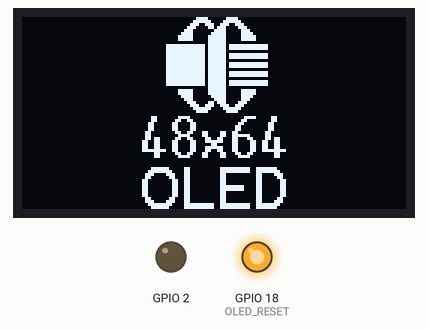
Simulated run of this sketch. Board: ESP32. Shown: 128×64 one-colour display, output pins drawn as LEDs (lit = HIGH). Wiring (inferred from the names in the program): SSD1306 OLED at I2C address 0x3C.

Above: at 0.5 s.
At 7.4 s:
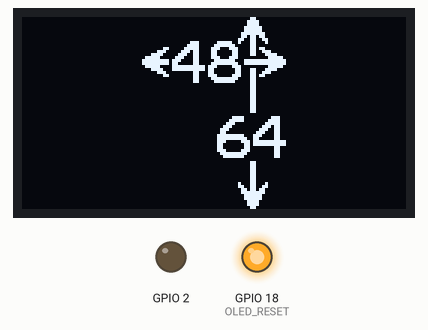
At 15.9 s:
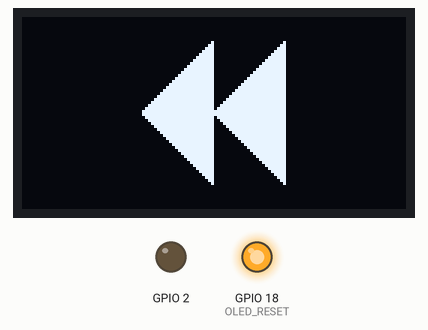
At 37.4 s:
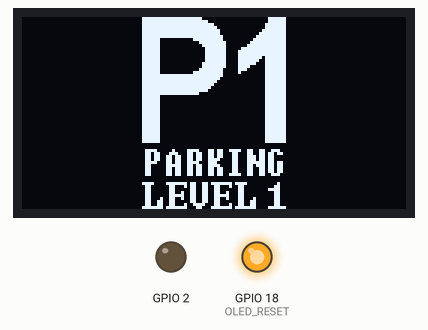
Timing chart, 0 to 38.9 s (numbered marks = the images above):
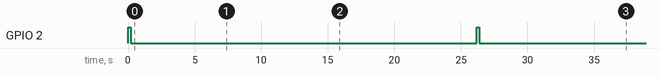

The sketch:

small_oled.ino
```cpp
#include <Wire.h>
#include "bitmaps.h"
//============================================================================
/*Connections:

   ESP32 => OLED
 GPIO 22 / SCL => D0 (add ~5K pullup)
 GPIO 21 / SDA => D1 and D2 (add ~5K pullup)
 GPIO 18 => *RESET
 GND => D/C (Sets I2C address)
   GND => BS0 (Selects I2C)
   3.3v => BS1 (Selects I2C)
  3.3v => VBAT
  3.3v => VDD
*/
//============================================================================
#define OLED_RESET 18
#define CLR_RESET (digitalWrite(OLED_RESET, LOW))
#define SET_RESET (digitalWrite(OLED_RESET, HIGH))
//============================================================================
#define NUMBER_OF_SCREENS (17)
#define GEAR_START_SCREEN (9)
const SCREEN_IMAGE *const screens[NUMBER_OF_SCREENS] PROGMEM=
  {
  &Logo_1_4864,
  &Logo_2_4864,
  &Logo_3_4864,
  &Dimensions_4864,
  &Up_Arrow_4864,
  &Parking_4864,
  &Down_Arrow_4864,
  &FWD_4864,
  &REW_4864,
  &Gear_0_4864,
  &Gear_1_4864,
  &Gear_2_4864,
  &Gear_3_4864,
  &Gear_4_4864,
  &Gear_5_4864,
  &Gear_6_4864,
  &Gear_7_4864
  };
//============================================================================
void I2C_sendCommand(uint8_t payload)
  {
  Wire.beginTransmission(0x3C); //send start & Slave address
  Wire.write(0x00);		        //Control Byte - Command
  Wire.write(payload);	        //payload
  Wire.endTransmission();
  }
//============================================================================
void I2C_sendData(uint8_t payload)
  {
  Wire.beginTransmission(0x3C);	//send start & Slave address
  Wire.write(0xC0);		        //Control Byte - Data (non-continued)
  Wire.write(payload);          //payload
  Wire.endTransmission();
  }
//============================================================================
#define SSD1306B_00_SET_LOWER_COLUMN_ADDRESS_BIT (0x00)
#define SSD1306B_10_SET_UPPER_COLUMN_ADDRESS_BIT (0x10)
#define SSD1306B_B0_SET_PAGE_START_ADDRESS_BIT   (0xB0)
#define SSD1306B_DCDC_CONFIG_PREFIX_8D           (0x8D)
#define SSD1306B_DCDC_CONFIG_7p5v_14             (0x14)
#define SSD1306B_DCDC_CONFIG_6p0v_15             (0x15)
#define SSD1306B_DCDC_CONFIG_8p5v_94             (0x94)
#define SSD1306B_DCDC_CONFIG_9p0v_95             (0x95)
#define SSD1306B_DISPLAY_OFF_YES_SLEEP_AE        (0xAE)
#define SSD1306B_DISPLAY_ON_NO_SLEEP_AF          (0xAF)
#define SSD1306B_CLOCK_DIVIDE_PREFIX_D5          (0xD5)
#define SSD1306B_MULTIPLEX_RATIO_PREFIX_A8       (0xA8)
#define SSD1306B_DISPLAY_OFFSET_PREFIX_D3        (0xD3)
#define SSD1306B_DISPLAY_START_LINE_40           (0x40)
#define SSD1306B_SEG0_IS_COL_0_A0                (0xA0)
#define SSD1306B_SEG0_IS_COL_127_A1              (0xA1)
#define SSD1306B_SCAN_DIR_UP_C0                  (0xC0)
#define SSD1306B_SCAN_DIR_DOWN_C8                (0xC8)
#define SSD1306B_COM_CONFIG_PREFIX_DA            (0xDA)
#define SSD1306B_COM_CONFIG_SEQUENTIAL_LEFT_02   (0x02)
#define SSD1306B_COM_CONFIG_ALTERNATE_LEFT_12    (0x12)
#define SSD1306B_COM_CONFIG_SEQUENTIAL_RIGHT_22  (0x22)
#define SSD1306B_COM_CONFIG_ALTERNATE_RIGHT_32   (0x32)
#define SSD1306B_CONTRAST_PREFIX_81              (0x81)
#define SSD1306B_PRECHARGE_PERIOD_PREFIX_D9      (0xD9)
#define SSD1306B_VCOMH_DESELECT_PREFIX_DB        (0xDB)
#define SSD1306B_VCOMH_DESELECT_0p65xVCC_00      (0x00)
#define SSD1306B_VCOMH_DESELECT_0p71xVCC_10      (0x10)
#define SSD1306B_VCOMH_DESELECT_0p77xVCC_20      (0x20)
#define SSD1306B_VCOMH_DESELECT_0p83xVCC_30      (0x30)
#define SSD1306B_ENTIRE_DISPLAY_FORCE_ON_A5      (0xA5)
#define SSD1306B_ENTIRE_DISPLAY_NORMAL_A4        (0xA4)
#define SSD1306B_INVERSION_NORMAL_A6             (0xA6)
#define SSD1306B_INVERSION_INVERTED_A7           (0xA7)
//============================================================================
void Set_Address(uint8_t column, uint8_t page)
  {
  //Set column-lower nibble
  I2C_sendCommand(SSD1306B_00_SET_LOWER_COLUMN_ADDRESS_BIT|(column&0x0F));
  //Set column-upper nibble
  I2C_sendCommand(SSD1306B_10_SET_UPPER_COLUMN_ADDRESS_BIT|((column>>4)&0x0F));
  //Set page address, limiting from 0 to 7
  I2C_sendCommand(SSD1306B_B0_SET_PAGE_START_ADDRESS_BIT|(page&0x0F));
  }
//============================================================================
void show_48_x_64_bitmap(const SCREEN_IMAGE *OLED_image)
  {
  // ~ 16.26 mS normal I2C_sendData() calls are ~45 mS
  uint8_t
    column;
  uint8_t
    row;

  for(row=0;row<8;row++)
    {
    //Display is offest by 40 columns
    //(only 48 used of a possible 128, 40 discarded each side)
    Set_Address(40,row);
    //Arduino TWI Library is max 32 bytes by default.
    //Break into a right and left half.
    //Left Half
    Wire.beginTransmission(0x3C);  //send start & Slave address
    Wire.write(0x40);   //Control Byte - Data (continued)
    for(column=0;column<24;column++)
      {
      //Read this byte from the program memory / flash
      Wire.write(pgm_read_byte( &(OLED_image  ->bitmap_data[row][column]) ));
      }
    //Right Half
    Wire.endTransmission();
    Wire.beginTransmission(0x3C);  //send start & Slave address
    Wire.write(0x40);   //Control Byte - Data (continued)
    for(column=24;column<48;column++)
      {
      //Read this byte from the program memory / flash
      Wire.write(pgm_read_byte( &(OLED_image  ->bitmap_data[row][column]) ));
      }
    Wire.endTransmission();
    }
  }
//============================================================================
void Initialize_CFAL4864A(void)
  {
  //Thump the reset.
  delay(1);
  CLR_RESET;
  delay(1);
  SET_RESET;
  delay(1);

  //Set the display to sleep mode for the rest of the init.
  I2C_sendCommand(SSD1306B_DISPLAY_OFF_YES_SLEEP_AE);

  //Set the clock speed, nominal ~105FPS
  //Low nibble is divide ratio
  //High level is oscillator frequency
  I2C_sendCommand(SSD1306B_CLOCK_DIVIDE_PREFIX_D5);
  I2C_sendCommand(0x80);//177Hz measured

  //Set the multiplex ratio to 1/64
  //Default is 0x3F (1/64 Duty), we need 0x3F (1/64 Duty)
  I2C_sendCommand(SSD1306B_MULTIPLEX_RATIO_PREFIX_A8);
  I2C_sendCommand(0x3F);

  //Set the display offset to 0 (default)
  I2C_sendCommand(SSD1306B_DISPLAY_OFFSET_PREFIX_D3);
  I2C_sendCommand(0x00);

  //Set the display RAM display start line to 0 (default)
  //Bits 0-5 can be set to 0-63 with a bitwise or
  I2C_sendCommand(SSD1306B_DISPLAY_START_LINE_40);

  //Enable DC/DC converter, 9.0v
  I2C_sendCommand(SSD1306B_DCDC_CONFIG_PREFIX_8D);
  I2C_sendCommand(SSD1306B_DCDC_CONFIG_9p0v_95);

  //Map the columns correctly for our OLED glass layout
  I2C_sendCommand(SSD1306B_SEG0_IS_COL_127_A1);

  //Set COM output scan correctly for our OLED glass layout
  I2C_sendCommand(SSD1306B_SCAN_DIR_DOWN_C8);

  //Set COM pins correctly for our OLED glass layout
  I2C_sendCommand(SSD1306B_COM_CONFIG_PREFIX_DA);
  I2C_sendCommand(SSD1306B_COM_CONFIG_ALTERNATE_LEFT_12);

  //Set Contrast Control / SEG Output Current / Iref
  I2C_sendCommand(SSD1306B_CONTRAST_PREFIX_81);
  I2C_sendCommand(0xFF);  //magic # from factory

  //Set precharge (low nibble) / discharge (high nibble) timing
  //precharge = 15 clocks
  //discharge = 15 clocks
  I2C_sendCommand(SSD1306B_PRECHARGE_PERIOD_PREFIX_D9); //Set Pre-Charge period
  I2C_sendCommand(0xFF);

  //Set VCOM Deselect Level
  I2C_sendCommand(SSD1306B_VCOMH_DESELECT_PREFIX_DB);
  I2C_sendCommand(SSD1306B_VCOMH_DESELECT_0p65xVCC_00);

  //Make sure Entire Display On is disabled (default)
  I2C_sendCommand(SSD1306B_ENTIRE_DISPLAY_NORMAL_A4);

  //Make sure display is not inverted (default)
  I2C_sendCommand(SSD1306B_INVERSION_NORMAL_A6);

  //Get out of sleep mode, into normal operation
  I2C_sendCommand(SSD1306B_DISPLAY_ON_NO_SLEEP_AF);
  }
//============================================================================
uint8_t
  gear_dir;
//----------------------------------------------------------------------------
void setup( void )
{
  pinMode(18, OUTPUT);
  pinMode(2, OUTPUT);

  Serial.begin(9600);
  //Get the I2C going

  Wire.begin();
  //Thanks to Limor / Adafruit for the hint ;-)
  Wire.setClock(400000); // upgrade to 400KHz!

  //Fire up the I2C OLED
  Initialize_CFAL4864A();

  gear_dir=0;
}
//----------------------------------------------------------------------------
void  loop(void)
{
  digitalWrite(2, HIGH);
  delay(200);
  digitalWrite(2, LOW);
  delay(200);

  uint8_t current_screen;
  //Put up some bitmaps from flash
  for(current_screen=0;current_screen<GEAR_START_SCREEN;current_screen++)
    {
    show_48_x_64_bitmap(screens[current_screen]);
    //Wait a bit . . .
    delay(1500);
    if(current_screen < 4)
      {
      //Wait a little extra for the logo & dimensions
      delay(750);
      }
    }
  //Loop the gear animation as fast as the I2C can stuff it out.
  uint8_t repeat;

  if(0==gear_dir)
    {
    for(repeat=0;repeat<25;repeat++)
      {
      for(current_screen=GEAR_START_SCREEN;current_screen<NUMBER_OF_SCREENS;current_screen++)
        {
        show_48_x_64_bitmap(screens[current_screen]);
		//I2C slow enough to not need a delay
        }
      }
    gear_dir=1;
    }
  else
    {
    for(repeat=0;repeat<25;repeat++)
      {
      for(current_screen=NUMBER_OF_SCREENS-1;GEAR_START_SCREEN<=current_screen;current_screen--)
        {
        show_48_x_64_bitmap(screens[current_screen]);
		//I2C slow enough to not need a delay
        }
      }
    gear_dir=0;
    }
}
//============================================================================
```

Source omitted: bitmaps.h (data table, 35092 bytes)

Measured:
- by itself, GPIO 2: alternates HIGH for 0.20 s and LOW for 26.0 s
- what the display in image 0 shows lasts 2.2 s, from 0.5 s to 2.7 s
- what the display in image 2 shows lasts 10.4 s, from 15.8 s to 26.2 s
